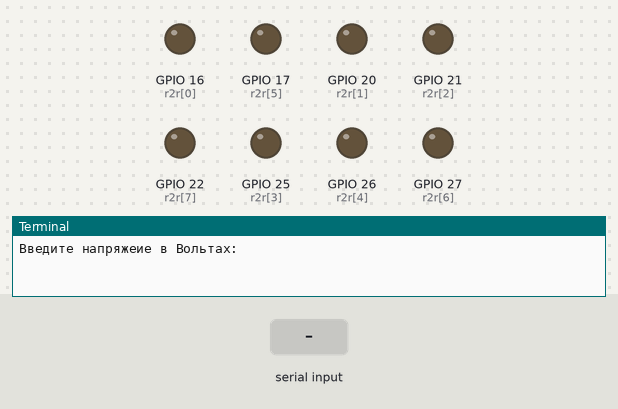
Recording of a program running on a simulated Raspberry Pi (BCM pin numbers). Shown: output pins drawn as LEDs (lit = HIGH), the last lines printed to the terminal. The inputs (shaded band) are chosen by the test bench.

Above: at 1.2 s.
1.3 s: "1" typed at the terminal, then Enter
At 2.3 s:
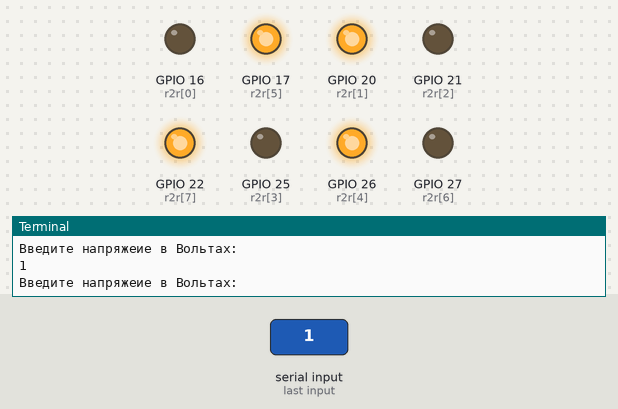
2.8 s: "0" typed at the terminal, then Enter
At 3.5 s:
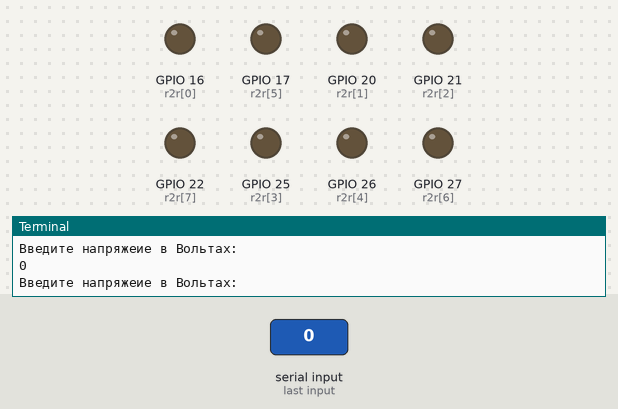
Timing chart, 0 to 5.8 s (numbered marks = the images above; inputs shaded):
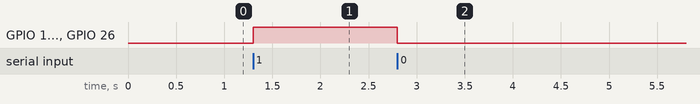

Measured:
- after the input at 1.3 s, GPIO 17 (r2r[5]), GPIO 20 (r2r[1]), GPIO 22 (r2r[7]), GPIO 26 (r2r[4]): LOW → HIGH at once
- after the input at 2.8 s, GPIO 17 (r2r[5]), GPIO 20 (r2r[1]), GPIO 22 (r2r[7]), GPIO 26 (r2r[4]): HIGH → LOW at once

The program:

8-bit-dac-manual.py
```python
import RPi.GPIO as GPIO

GPIO.setmode(GPIO.BCM)

r2r = [16, 20, 21, 25, 26, 17, 27, 22]

GPIO.setup(r2r, GPIO.OUT)
dynamic_range = 3.3

def voltage_to_number(voltage):
    if not (0.0 <= voltage <= dynamic_range):
        print(f"Напряжение выходит на динамический диапазон ЦАП (0.00 - {dynamic_range:.2f} В")
        print("Устанавливаем 0.0 В")
        return 0

    return int(voltage / dynamic_range * 255)

def number_to_dac(number):
    nbin = [ int(element) for element in bin(number)[2:].zfill(8) ]
    for i in range(len(nbin)):
        GPIO.output(r2r[i], nbin[i])

try:
    while True:
        try:
            voltage = float(input('Введите напряжеие в Вольтах:'))
            number = voltage_to_number(voltage)
            number_to_dac(number)

        except ValueError:
            print('Вы ввели не число: Попробуйте еще раз\n')

finally:
    GPIO.output(r2r, 0)
    GPIO.cleanup()
```
